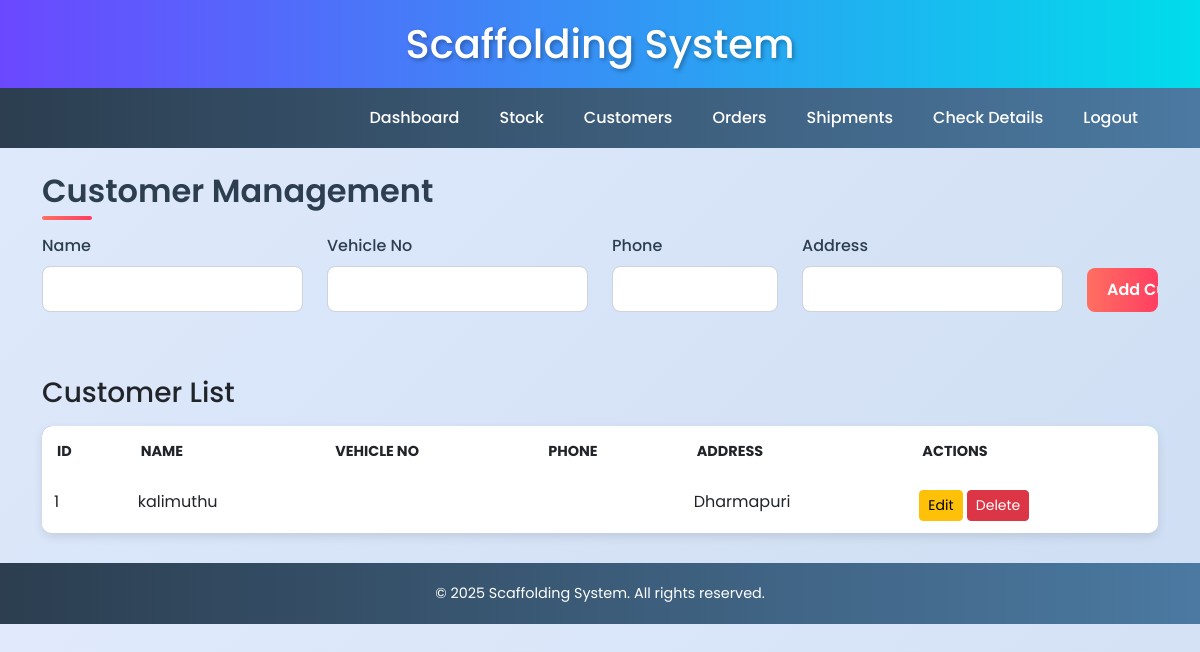
Page /customers (signed in) on the earlier database version.
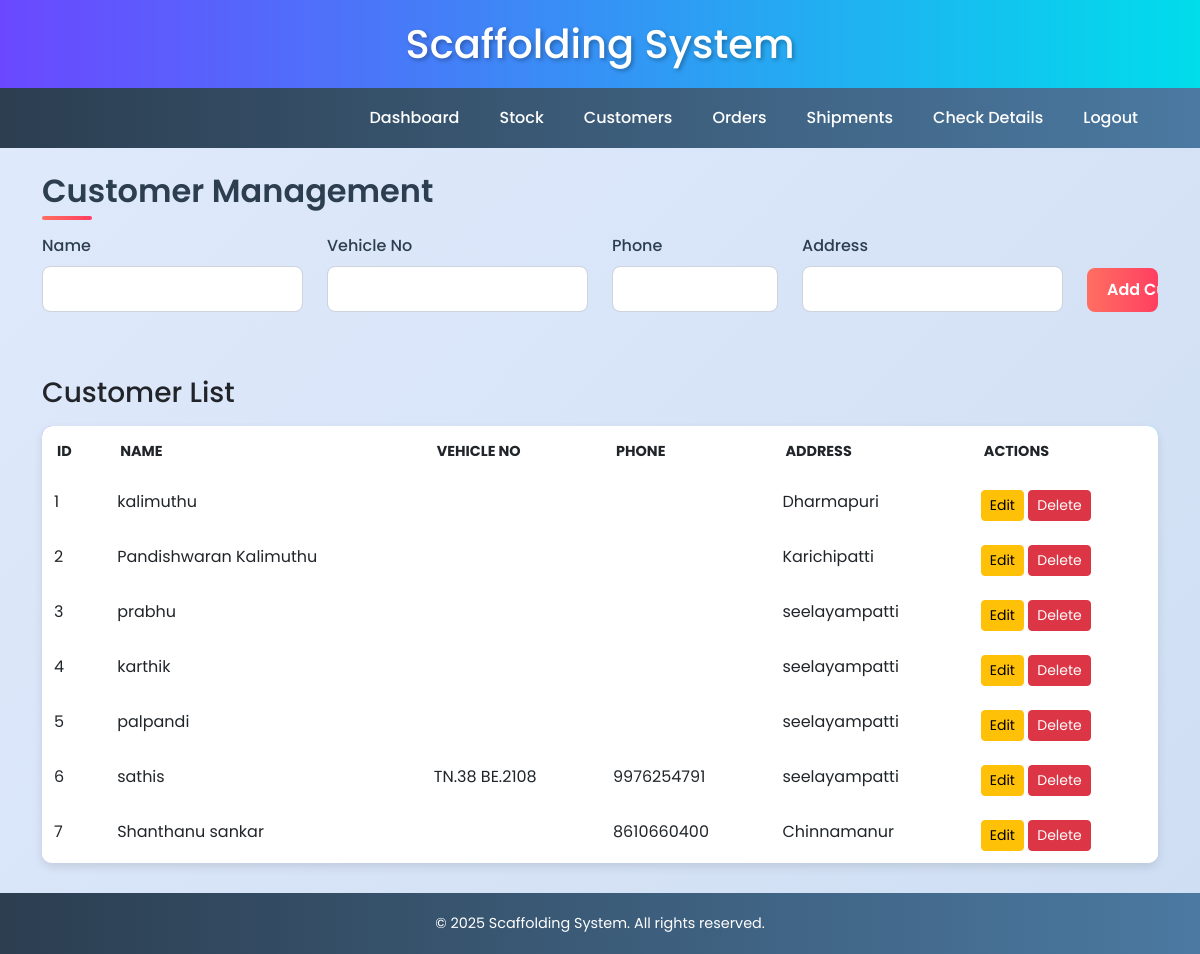
Same page on the later database version.
### app.py (models this page shows)
class Customer(db.Model):
    id = db.Column(db.Integer, primary_key=True)
    name = db.Column(db.String(100), nullable=False)
    vehicle_no = db.Column(db.String(50), nullable=True)  # new field
    phone = db.Column(db.String(20), nullable=True)
    address = db.Column(db.String(200), nullable=True)
    status = db.Column(db.String(20), default='Processing')  # Add this
    advance = db.Column(db.Float, default=0.0)
    advance_closed = db.Column(db.Boolean, default=False)

### app.py (the view, shortened to what this page needs)
@app.route('/customers', methods=['GET', 'POST'])
@login_required
def customers():
    if current_user.role not in ['Admin', 'Manager']:
        flash('Access denied', 'danger')
        return redirect(url_for('dashboard'))
    form = CustomerForm()
    customers = Customer.query.all()
    return render_template('customers.html', form=form, customers=customers)

### app.py
class CustomerForm(FlaskForm):
    name = StringField('Name', validators=[DataRequired()])
    vehicle_no = StringField('Vehicle No')
    phone = StringField('Phone')
    address = StringField('Address')
    submit = SubmitField('Add Customer')

### app.py (called while the page is built)
@login_manager.user_loader
def load_user(user_id):
    return User.query.get(int(user_id))

### templates/customers.html (shortened to what this page needs)
{% extends 'base.html' %}
{% block content %}
<h2 class="mb-4">Customer Management</h2>
<form method="POST" class="mb-5">
    <div class="row">
        <div class="col-md-3 mb-3">
            {{ form.name.label(class="form-label") }}
            {{ form.name(class="form-control") }}
        </div>
        <div class="col-md-3 mb-3">
            {{ form.vehicle_no.label(class="form-label") }}
            {{ form.vehicle_no(class="form-control") }}
        </div>
        <div class="col-md-2 mb-3">
            {{ form.phone.label(class="form-label") }}
            {{ form.phone(class="form-control") }}
        </div>
        <div class="col-md-3 mb-3">
            {{ form.address.label(class="form-label") }}
            {{ form.address(class="form-control") }}
        </div>
        <div class="col-md-1 mb-3 align-self-end">
            {{ form.submit(class="form-control btn btn-primary") }}
        </div>
    </div>
</form>
<h3 class="mb-3">Customer List</h3>
<table class="table">
    <thead>
        <tr>
            <th>ID</th>
            <th>Name</th>
            <th>Vehicle No</th>
            <th>Phone</th>
            <th>Address</th>
            <th>Actions</th>
        </tr>
    </thead>
    <tbody>
        {% for customer in customers %}
        <tr>
            <td>{{ customer.id }}</td>
            <td>{{ customer.name }}</td>
            <td>{{ customer.vehicle_no }}</td>
            <td>{{ customer.phone }}</td>
            <td>{{ customer.address }}</td>
            <td>
                <a href="{{ url_for('edit_customer', customer_id=customer.id) }}" class="btn btn-sm btn-warning">Edit</a>
                <a href="{{ url_for('delete_customer', customer_id=customer.id) }}" class="btn btn-sm btn-danger">Delete</a>
            </td>
        </tr>
        {% endfor %}
    </tbody>
</table>
{% endblock %}

### templates/base.html (shortened to what this page needs)
<!DOCTYPE html>
<html lang="en">
<head>
    <link href="https://cdn.jsdelivr.net/npm/bootstrap@5.3.0/dist/css/bootstrap.min.css" rel="stylesheet">
     <link rel="stylesheet" href="{{ url_for('static', filename='css/style.css') }}">
</head>
<body>
    <header>
        <h1>Scaffolding System</h1>
    </header>
    <nav class="navbar navbar-expand-lg navbar-dark">
        <div class="container">
            <div class="collapse navbar-collapse" id="navbarNav">
                <ul class="navbar-nav ms-auto">
                    {% if current_user.is_authenticated %}
                        <li class="nav-item">
                            <a class="nav-link" href="{{ url_for('dashboard') }}">Dashboard</a>
                        </li>
                        <li class="nav-item">
                            <a class="nav-link" href="{{ url_for('stock') }}">Stock</a>
                        </li>
                        <li class="nav-item">
                            <a class="nav-link" href="{{ url_for('customers') }}">Customers</a>
                        </li>
                        <li class="nav-item">
                            <a class="nav-link" href="{{ url_for('orders') }}">Orders</a>
                        </li>
                        <li class="nav-item">
                            <a class="nav-link" href="{{ url_for('shipments') }}">Shipments</a>
                        </li>
                        <li class="nav-item">
                            <a class="nav-link" href="{{ url_for('check') }}">Check Details</a>
                        </li>
                        <li class="nav-item">
                            <a class="nav-link" href="{{ url_for('logout') }}">Logout</a>
                        </li>
                    {% else %}
                        <li class="nav-item">
                            <a class="nav-link" href="{{ url_for('login') }}">Login</a>
                        </li>
                    {% endif %}
                </ul>
            </div>
        </div>
    </nav>
    <div class="container mt-4">
        {% block content %}{% endblock %}
    </div>
    <footer>
        <p>&copy; 2025 Scaffolding System. All rights reserved.</p>
    </footer>
</body>
</html>

### static/css/style.css (style rules this page uses)
body { font-family: 'Poppins', sans-serif; background: linear-gradient(135deg, #e0eafc, #cfdef3); margin: 0; padding: 0; animation: fadeIn 1s ease-in-out; }
header { background: linear-gradient(90deg, #6b48ff, #00ddeb); color: #fff; padding: 20px 0; text-align: center; box-shadow: 0 4px 10px rgba(0, 0, 0, 0.2); }
header h1 { margin: 0; font-size: 2.5rem; text-shadow: 2px 2px 4px rgba(0, 0, 0, 0.3); animation: bounceIn 1s ease-out; }
.navbar-dark { background: linear-gradient(90deg, #2c3e50, #4b79a1); }
.navbar-dark .navbar-nav .nav-link { color: #fff; font-weight: 500; padding: 10px 20px; transition: all 0.3s ease; }
.table { background-color: #fff; border-radius: 10px; overflow: hidden; box-shadow: 0 4px 10px rgba(0, 0, 0, 0.1); margin-bottom: 30px; }
.table thead { background: linear-gradient(90deg, #6b48ff, #00ddeb); color: #fff; text-transform: uppercase; font-size: 0.9rem; }
.table thead th { padding: 15px; border: none; }
.table tbody tr { transition: all 0.3s ease; }
.table tbody tr:nth-child(even) { background-color: #f8f9fa; }
.table tbody td { padding: 12px; border: none; }
.form-control { border-radius: 8px; border: 1px solid #ced4da; transition: all 0.3s ease; padding: 10px; }
.form-label { font-weight: 500; color: #2c3e50; }
.btn-primary { background: linear-gradient(90deg, #ff6f61, #ff3f61); border: none; border-radius: 8px; padding: 10px 20px; font-weight: 600; transition: all 0.3s ease; animation: pulse 2s infinite; }
footer { background: linear-gradient(90deg, #2c3e50, #4b79a1); color: #fff; padding: 20px 0; text-align: center; }
footer p { margin: 0; font-size: 0.9rem; }
h2 { color: #2c3e50; font-weight: 600; position: relative; margin-bottom: 20px; }
h2::after { content: ''; width: 50px; height: 4px; background: linear-gradient(90deg, #ff6f61, #ff3f61); position: absolute; bottom: -10px; left: 0; border-radius: 2px; }

Differences in the rows shown:
added Customer: id "2", name "Pandishwaran Kalimuthu", address "Karichipatti"
added Customer: id "3", name "prabhu", address "seelayampatti"
added Customer: id "4", name "karthik", address "seelayampatti"
added Customer: id "5", name "palpandi", address "seelayampatti"
added Customer: id "6", name "sathis", vehicle_no "TN.38 BE.2108", phone "9976254791", address "seelayampatti"
added Customer: id "7", name "Shanthanu sankar", phone "8610660400", address "Chinnamanur"
